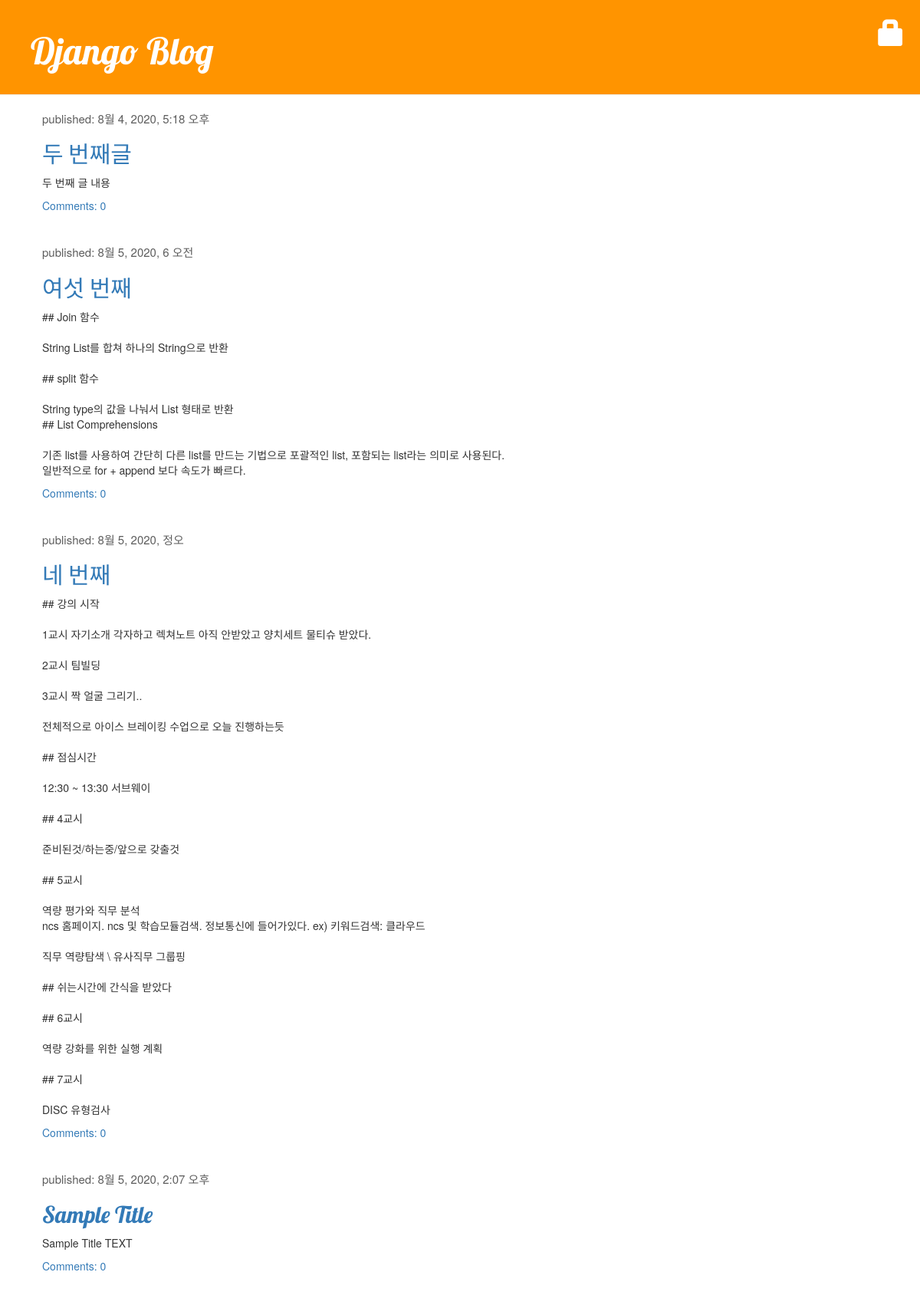
The app's page /, older data.
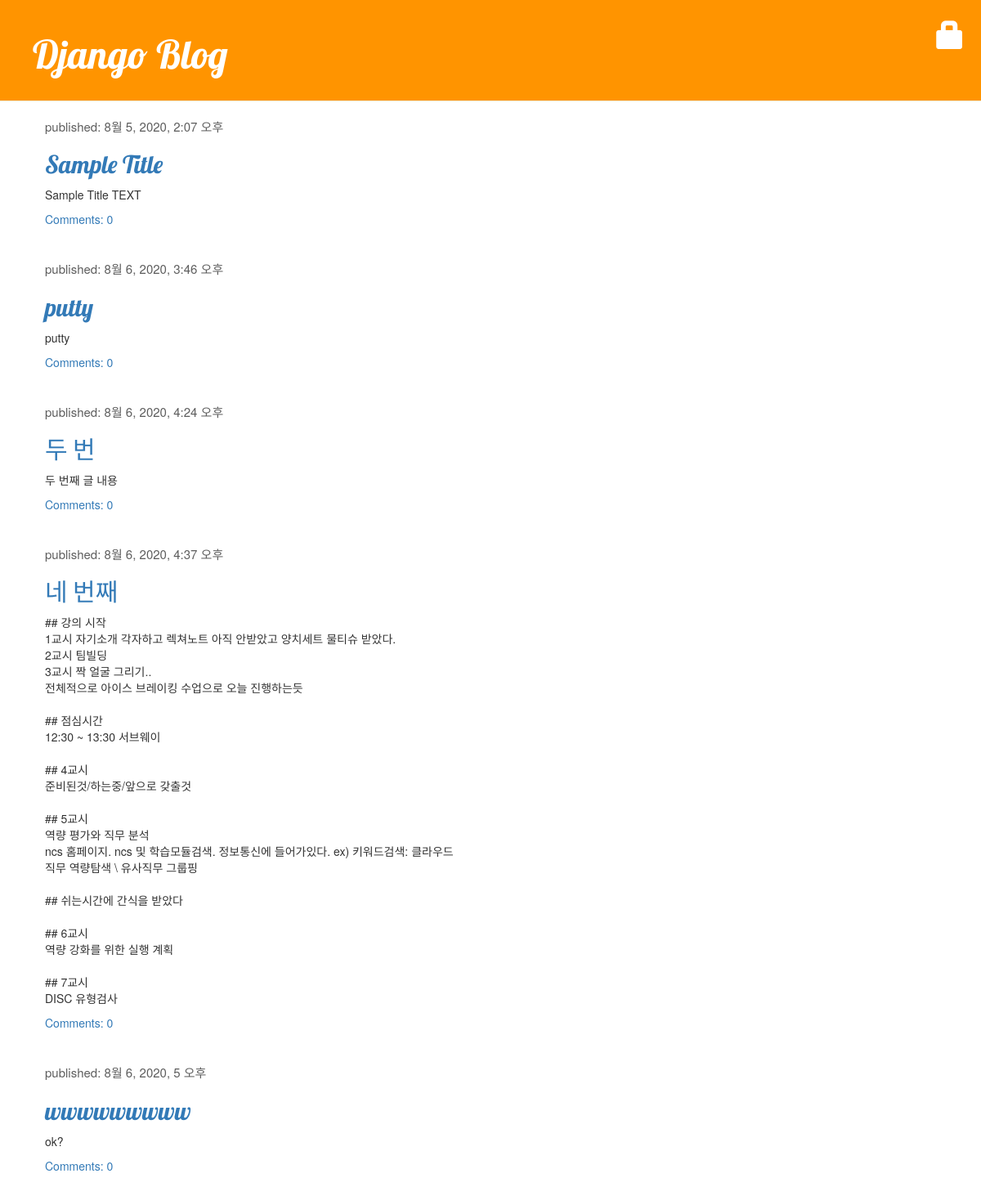
The same page, newer data.
### blog/models.py (models this page shows, shortened)
class Post(models.Model):
    author = models.ForeignKey('auth.User', on_delete=models.CASCADE)
    title = models.CharField(max_length=200, validators=[min_length_3_validator])
    text = models.TextField()
    created_data = models.DateTimeField(default=timezone.now)
    published_date = models.DateTimeField(blank=True, null=True)
    def approved_comments(self):
        return self.comments.filter(approved_comment=True)

### blog/views.py (the view)
# urls.py: path('', views.post_list, name='post_list'),
def post_list(request):
    posts = Post.objects.filter(published_date__lte=timezone.now()).order_by('published_date')
    return render(request, 'blog/post_list.html', {'posts':posts})

### blog/templates/blog/post_list.html
{% extends 'blog/base.html' %}
{% block content %}
    {% for post in posts %}
        <div class="post">
            <div class="date">
                <p>published: {{ post.published_date }}</p>
            </div>
            <h2><a href="{% url 'post_detail' pk=post.pk %}"> {{ post.title }}</a></h2>
            <p>{{ post.text|linebreaksbr }}</p>
            <a href="{% url 'post_detail' pk=post.pk %}">Comments: {{post.approved_comments.count}}</a>
        </div>
        {% empty %}
        <div>
            요청하신 Post가 존재하지 않습니다.
        </div>
    {% endfor %}
{% endblock %}

Row changes from the older to the newer data that the page shows:
removed Post: published_date "8월 5, 2020, 6 오전", title "여섯 번째", text "## Join 함수 String List를 합쳐 하나의 String으로 반환 ## split 함수 String type의 값을 나눠서 List 형태로 반환 ## List Comprehensions 기존 list를 사용하여 간단히 다른 list를 만드는 기법으로 포괄적인 list, 포함되는 list라는 의미로 사용된다. 일반적으로 for + append 보다 속도가 빠르다.", approved_comments.count "0"
shown differently, row unchanged: Post "Sample Title": moves up the list
added Post: published_date "8월 6, 2020, 3:46 오후", title "putty", text "putty", approved_comments.count "0"
changed Post "두 번째 글 내용": published_date "8월 4, 2020, 5:18 오후" → "8월 6, 2020, 4:24 오후"; title "두 번째글" → "두 번"
changed Post "네 번째": published_date "8월 5, 2020, 정오" → "8월 6, 2020, 4:37 오후"
added Post: published_date "8월 6, 2020, 5 오후", title "wwwwwwwww", text "ok?", approved_comments.count "0"
